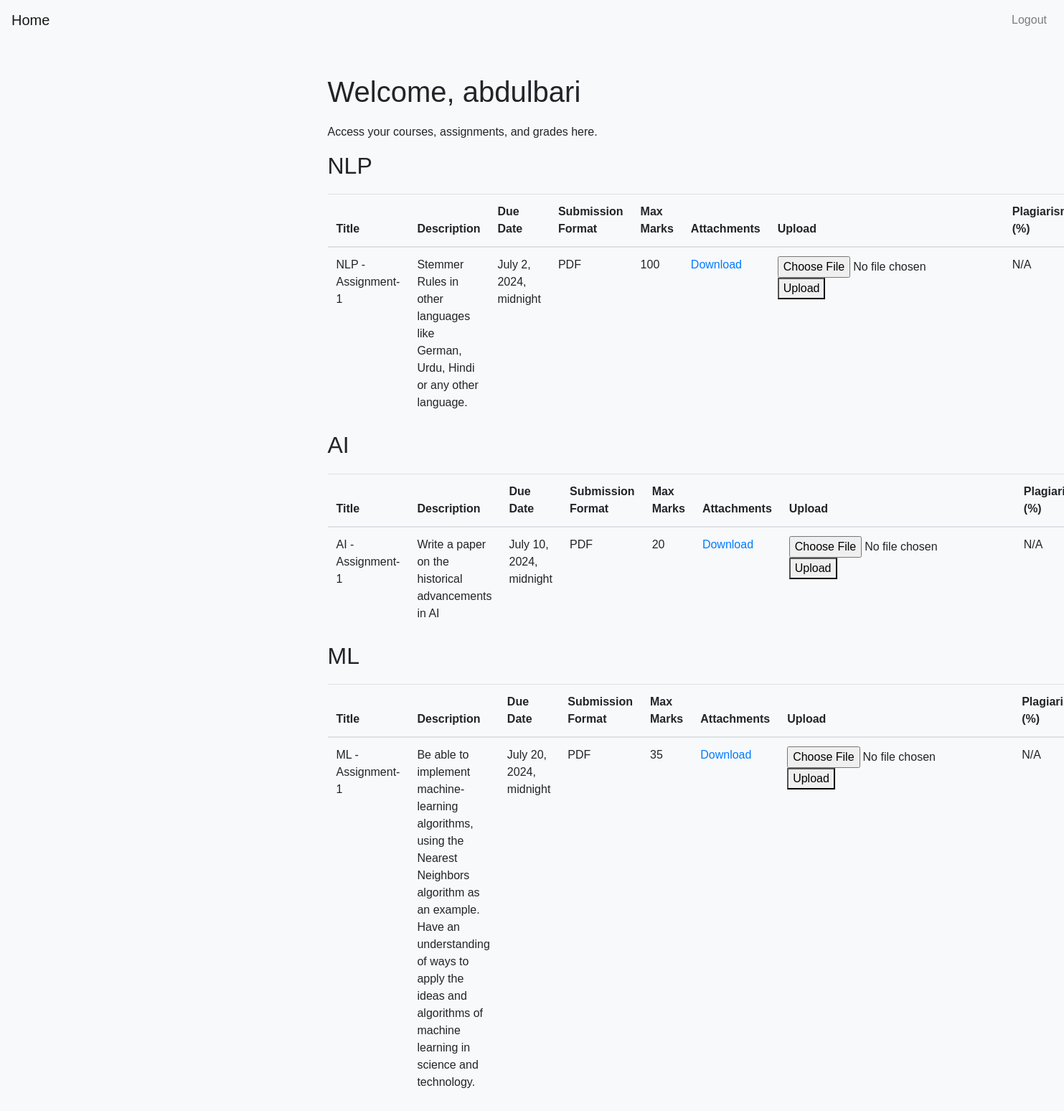
/student_dashboard/ (signed in), run on the app's committed database.
### academic/models.py (models this page shows, shortened)
class Course(models.Model):
    name = models.CharField(max_length=100)
    course_code = models.CharField(max_length=20, unique=True, default="UNKNOWN")
    description = models.TextField(default="No description provided")
    start_date = models.DateField()
    end_date = models.DateField()
    instructors = models.CharField(max_length=255)
    department = models.CharField(max_length=100, blank=True)
    credits = models.IntegerField(null=True, blank=True)
    prerequisites = models.TextField(blank=True)
    teacher = models.ForeignKey(User, related_name='courses', on_delete=models.CASCADE)
    students = models.ManyToManyField(User, related_name='enrolled_courses', blank=True)  # New ManyToManyField for students

class Assignment(models.Model):
    course = models.ForeignKey(Course, related_name='assignments', on_delete=models.CASCADE)
    title = models.CharField(max_length=100)
    description = models.TextField(default="No description provided")
    due_date = models.DateTimeField()
    submission_format = models.CharField(max_length=50, default="PDF")
    max_marks = models.IntegerField(default=100)
    file_upload_instructions = models.TextField(blank=True, default="No specific instructions")
    attachments = models.FileField(upload_to='attachments/', blank=True)
    grading_criteria = models.TextField(blank=True)

### academic/views.py (the view)
# urls.py: path('student_dashboard/', views.student_dashboard, name='student_dashboard'),
def student_dashboard(request):
    courses = Course.objects.prefetch_related('assignments__submissions').filter(students=request.user)
    return render(request, 'academic/student_dashboard.html', {'courses': courses})

### academic/templates/academic/student_dashboard.html (shortened to what this page needs)
{% extends 'academic/base_generic.html' %} {% block content %}
<div class="container mt-5">
  <h1>Welcome, {{ request.user.username }}</h1>
  <p>Access your courses, assignments, and grades here.</p>
  {% for course in courses %}
  <div>
    <h2>{{ course.name }}</h2>
    <table class="table">
      <thead>
        <tr>
          <th>Title</th>
          <th>Description</th>
          <th>Due Date</th>
          <th>Submission Format</th>
          <th>Max Marks</th>
          <th>Attachments</th>
          <th>Upload</th>
          <th>Plagiarism (%)</th>
        </tr>
      </thead>
      <tbody>
        {% for assignment in course.assignments.all %}
        <tr>
          <td>{{ assignment.title }}</td>
          <td>{{ assignment.description }}</td>
          <td>{{ assignment.due_date }}</td>
          <td>{{ assignment.submission_format }}</td>
          <td>{{ assignment.max_marks }}</td>
          <td>
            {% if assignment.attachments %}
            <a href="{{ assignment.attachments.url }}" download>Download</a>
            {% else %} No attachment {% endif %}
          </td>
          <!-- {% set submission =
          assignment.submissions.filter(student=request.user).first %} -->
          <td>
            {% if submission %} Uploaded {% else %}
            <form
              method="post"
              action="{% url 'upload_submission' assignment.id %}"
              enctype="multipart/form-data"
            >
              <input type="file" name="submitted_file" required />
              <button type="submit">Upload</button>
            </form>
            {% endif %}
          </td>
          <td>{{ submission.plagiarism_percentage|default:"N/A" }}</td>
        </tr>
        {% endfor %}
      </tbody>
    </table>
  </div>
  {% endfor %}
</div>
{% endblock %}

### academic/templates/academic/base_generic.html (shortened to what this page needs)
<!DOCTYPE html>
<html lang="en">
  <head>
    <link
      href="https://maxcdn.bootstrapcdn.com/bootstrap/4.5.2/css/bootstrap.min.css"
      rel="stylesheet"
    />
    {% load static %}
    <link rel="stylesheet" href="{% static 'css/styles.css' %}" />
  </head>
  <body>
    <nav class="navbar navbar-expand-lg navbar-light bg-light">
      <a class="navbar-brand" href="{% url 'home' %}">Home</a>
      <div class="collapse navbar-collapse" id="navbarNav">
        <ul class="navbar-nav ml-auto">
          {% if request.user.is_authenticated %}
          <li class="nav-item">
            <a class="nav-link" href="{% url 'logout' %}">Logout</a>
          </li>
          {% else %}
          <li class="nav-item">
            <a class="nav-link" href="{% url 'login' %}">Login</a>
          </li>
          {% endif %}
        </ul>
      </div>
    </nav>
    {% block content %}{% endblock %}
  </body>
</html>

### static/css/styles.css (style rules this page uses)
body { background-color: #f8f9fa; font-family: Arial, sans-serif; }
.navbar { margin-bottom: 20px; }
h1, h2 { margin-bottom: 20px; }
.container { max-width: 600px; }

### data on the page
Course: name "NLP"
Assignment: title "NLP - Assignment-1", description "Stemmer Rules in other languages like German, Urdu, Hindi or any other language.", due_date "July 2, 2024, midnight", submission_format "PDF", max_marks "100", plagiarism_percentage "N/A"
Course: name "AI"
Assignment: title "AI - Assignment-1", description "Write a paper on the historical advancements in AI", due_date "July 10, 2024, midnight", submission_format "PDF", max_marks "20", plagiarism_percentage "N/A"
Course: name "ML"
Assignment: title "ML - Assignment-1", description "Be able to implement machine-learning algorithms, using the Nearest Neighbors algorithm as an example. Have an understanding of ways to apply the ideas and algorithms of machine learning in science and technology.", due_date "July 20, 2024, midnight", submission_format "PDF", max_marks "35", plagiarism_percentage "N/A"

### other printed values
{{ request.user.username }} "abdulbari"
